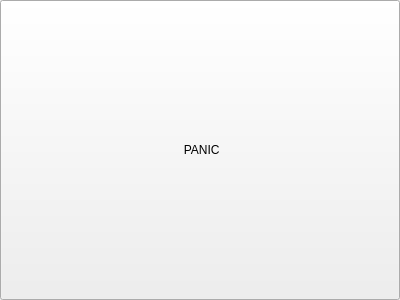
<?xml version="1.0" encoding="UTF-8"?>
<ui version="4.0">
 <class>PanicButton</class>
 <widget class="QWidget" name="PanicButton">
  <property name="geometry">
   <rect>
    <x>0</x>
    <y>0</y>
    <width>400</width>
    <height>300</height>
   </rect>
  </property>
  <property name="sizePolicy">
   <sizepolicy hsizetype="Minimum" vsizetype="Minimum">
    <horstretch>0</horstretch>
    <verstretch>0</verstretch>
   </sizepolicy>
  </property>
  <property name="windowTitle">
   <string>Form</string>
  </property>
  <layout class="QGridLayout" name="gridLayout">
   <property name="leftMargin">
    <number>0</number>
   </property>
   <property name="topMargin">
    <number>0</number>
   </property>
   <property name="rightMargin">
    <number>0</number>
   </property>
   <property name="bottomMargin">
    <number>0</number>
   </property>
   <property name="spacing">
    <number>0</number>
   </property>
   <item row="0" column="0">
    <widget class="QPushButton" name="pushButtonPanic">
     <property name="sizePolicy">
      <sizepolicy hsizetype="Minimum" vsizetype="Minimum">
       <horstretch>0</horstretch>
       <verstretch>0</verstretch>
      </sizepolicy>
     </property>
     <property name="minimumSize">
      <size>
       <width>0</width>
       <height>40</height>
      </size>
     </property>
     <property name="text">
      <string> PANIC</string>
     </property>
     <property name="icon">
      <iconset resource="../resources/icons.qrc">
       <normaloff>:/icons/panic.svg</normaloff>:/icons/panic.svg</iconset>
     </property>
     <property name="checkable">
      <bool>true</bool>
     </property>
    </widget>
   </item>
  </layout>
 </widget>
 <resources>
  <include location="../resources/icons.qrc"/>
 </resources>
 <connections/>
</ui>
